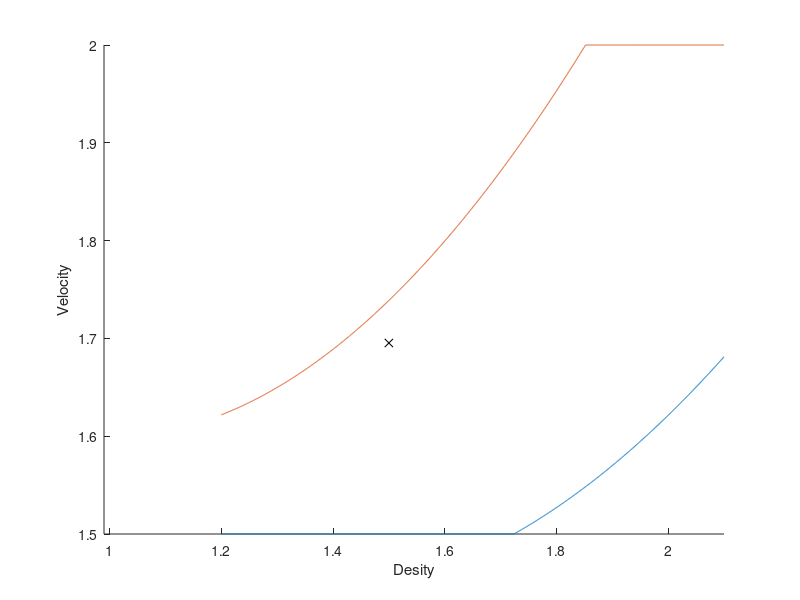

Recreate this plot in MATLAB.
function []=compute_prior_vol();

clb = 1.500;
chb = 2.000;
rlb = 0.99;
rhb = 2.1;

r1=1.2;
r2=2.1;
c1=1.500;
c2=2.000;

N=2000.;

r = [r1:(r2-r1)/N:r2];
cl = (1.54-0.907.*r+0.3700.*r.^1.88)*1.4904;
ch=(1.49-0.907*r+0.4895*r.^1.85)*1.4914;

cl(find(cl<clb))=clb;
cl(find(cl>chb))=chb;
ch(find(ch<clb))=clb;
ch(find(ch>chb))=chb;

idx1=find(r<rlb);
r(idx1)=[];
cl(idx1)=[];
ch(idx1)=[];


idx2=find(r>rhb);
r(idx2)=[];
cl(idx2)=[];
ch(idx2)=[];

idx3=find(ch-cl==0);
r(idx3)=[];
cl(idx3)=[];
ch(idx3)=[];

vol = sum(ch-cl)*(r2-r1)/N
vol2 = (chb-clb)*(rhb-rlb)

figure();hold on;
plot(r,cl)
plot(r,ch)
xlabel('Desity');
ylabel('Velocity');
plot(1.5,1.6953000,'xk');
set(gca,'XLim',[rlb rhb],'YLim',[clb chb])
%figure();hold on;
%plot(r,ch-cl)
